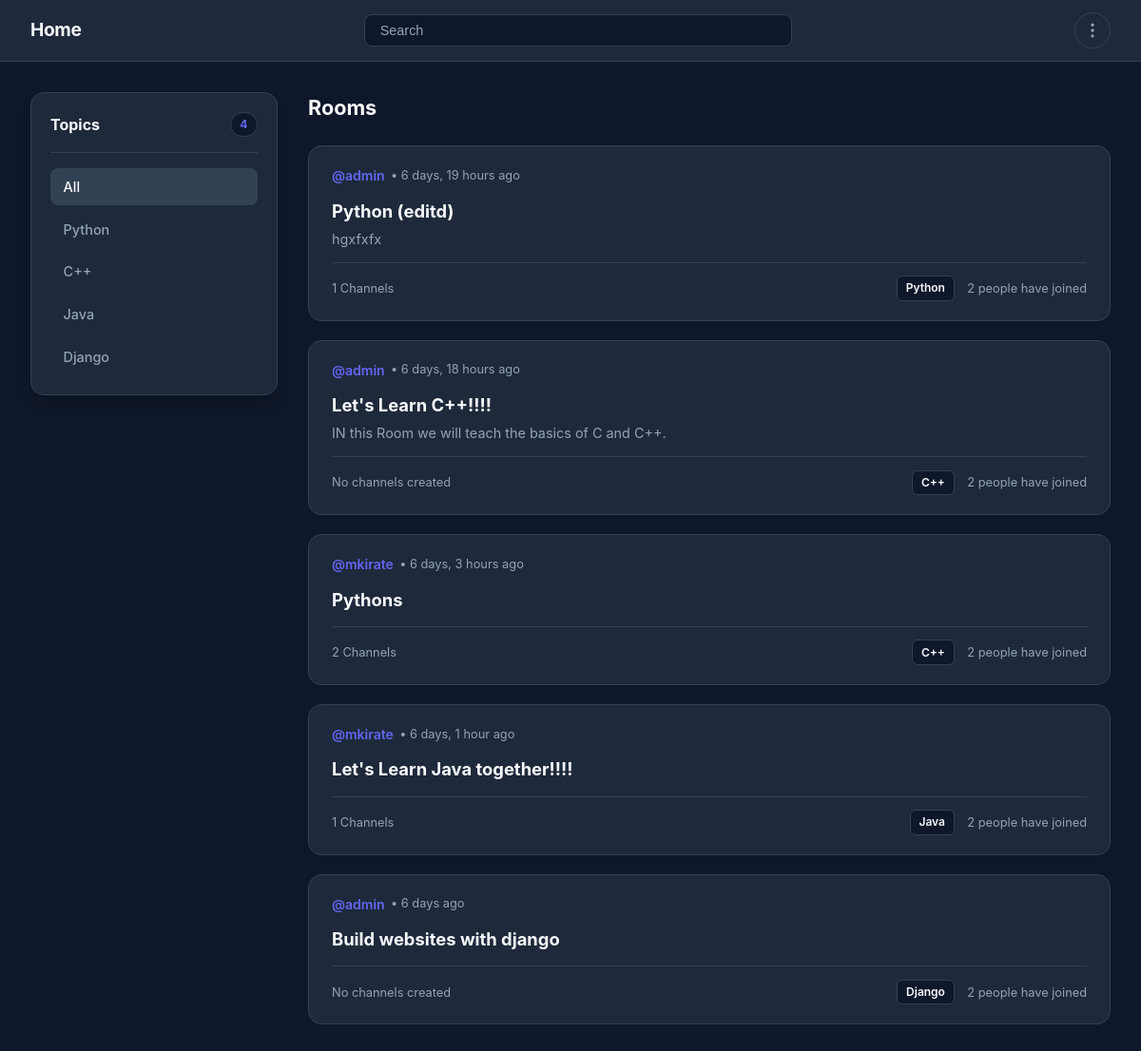
The page / on the database its author committed.
### core/models.py (models this page shows, shortened)
class Topic(models.Model):
    name = models.CharField(max_length=200)

class Room(models.Model):
    topic = models.ForeignKey(Topic, on_delete=models.CASCADE, null=True)
    host = models.ForeignKey(User, on_delete=models.CASCADE, null=True)
    participants = models.ManyToManyField(User, related_name='participants')
    channels = models.ManyToManyField(Channel, related_name='channels',)
    name = models.CharField(max_length=200)
    description = models.TextField(null=True, blank=True)
    created_at = models.DateTimeField(auto_now_add=True)

### accounts/models.py (models this page shows, shortened)
class User(AbstractUser):
    image = models.ImageField(null=True, blank=True)
    email = models.EmailField(unique=True)
    about = models.TextField(null=True, blank=True)

### core/views.py (the view)
# urls.py: path('', views.home_page, name='home'),
def home_page(request):
    query = request.GET.get('query', '')
    topic_id = request.GET.get('topic', '')
    topics = Topic.objects.all()[0:5]
    rooms = Room.objects.filter(Q(name__icontains=query) | Q(description__icontains=query) |
                                Q(topic__name__icontains=query) |
                                Q(host__username__icontains=query))
    if topic_id:
        rooms = Room.objects.filter(topic__id=topic_id)
    context = {'rooms': rooms, 'topics': topics}
    return render(request, 'home.html', context)

### core/templates/home.html (shortened to what this page needs)
{% extends 'main.html' %}
{% load static %}
{% block extra_css %}
<link rel="stylesheet" href="{% static 'core/home.css' %}">
{% endblock %}
{% block content %}
<div class="dashboard-container">
    <aside class="sidebar topics-sidebar">
        <div class="sidebar-header">
            <h3>Topics</h3>
            <span class="badge">{{ topics.all.count }}</span>
        </div>
        <hr class="divider">
        <nav class="topic-list">
            <a href="{% url 'home' %}" class="topic-item {% if not request.GET.topic %}active{% endif %}">All</a>
            {% for topic in topics %}
                <a href="{% url 'home' %}?topic={{ topic.id }}"
                   class="topic-item {% if request.GET.topic == topic.id|stringformat:'s' %}active{% endif %}">
                    {{ topic.name }}
                </a>
            {% endfor %}
        </nav>
    </aside>
    <main class="room-container">
        <div class="feed-header">
            <h2>Rooms</h2>
        </div>
        <div class="room-list">
            {% for room in rooms %}
                <article class="room-card">
                    <header class="room-card-header">
                        <div class="host-info">
                            <a href="{% url 'profile' room.host.id %}" class="host-name">@{{ room.host.username }}</a>
                            <span class="time-ago">• {{ room.created_at|timesince }} ago</span>
                        </div>
                    </header>
                    <div class="room-card-body">
                        <h3 class="room-title">
                            <a href="{% url 'room' room.id %}">{{ room.name }}</a>
                        </h3>
                        {% if room.description %}
                            <p class="room-desc">{{ room.description }}</p>
                        {% endif %}
                    </div>
                    <footer class="room-card-footer">
                        <div class="channel-info">
                            {% if room.channels.exists %}
                                <span>{{ room.channels.count }} Channels</span>
                            {% else %}
                                <span class="text-muted">No channels created</span>
                            {% endif %}
                        </div>
                        <div class="meta-tags">
                            <span class="topic-tag">{{ room.topic.name }}</span>
                            <p>
                                {{ room.participants.count }}
                                {% if room.participants.count == 1 %}
                                    person has joined
                                {% else %}
                                    people have joined
                                {% endif %}
                            </p>
                        </div>
                    </footer>
                </article>
            {% empty %}
                <div class="empty-state">
                    <p>No rooms available right now.</p>
                </div>
            {% endfor %}
        </div>
    </main>
</div>
{% endblock %}

### core/static/core/home.css (style rules this page uses)
:root { --bg-main: #0f172a; --bg-card: #1e293b; --bg-hover: #334155; --accent: #6366f1; --accent-hover: #4f46e5; --accent-glow: rgba(99, 102, 241, 0.35); --danger: #ef4444; --text-main: #f8fafc; --text-muted: #94a3b8; --border-color: #334155; }
.dashboard-container { max-width: 1280px; margin: 2rem auto; padding: 0 2rem; display: grid; grid-template-columns: 260px 1fr; gap: 2rem; align-items: start; box-sizing: border-box; }
.topics-sidebar { background-color: var(--bg-card); border: 1px solid var(--border-color); border-radius: 14px; padding: 1.25rem; box-shadow: 0 10px 15px -3px rgba(0, 0, 0, 0.2); position: sticky; top: 5rem; max-height: calc(100vh - 7rem); overflow-y: auto; box-sizing: border-box; }
.sidebar-header { display: flex; align-items: center; justify-content: space-between; }
.sidebar-header h3 { font-size: 1rem; font-weight: 700; color: var(--text-main); margin: 0; }
.badge { background-color: var(--bg-main); color: var(--accent); font-size: 0.75rem; font-weight: 700; padding: 0.2rem 0.6rem; border-radius: 20px; border: 1px solid var(--border-color); }
.divider { border: 0; border-top: 1px solid var(--border-color); margin: 1rem 0; }
.topic-list { display: flex; flex-direction: column; gap: 0.35rem; }
.topic-item { color: var(--text-muted); text-decoration: none; font-size: 0.9rem; font-weight: 500; padding: 0.55rem 0.85rem; border-radius: 8px; transition: all 0.2s ease; }
.topic-item:hover, .topic-item.active { color: var(--text-main); background-color: var(--bg-hover); }
.room-container { display: flex; flex-direction: column; gap: 1.5rem; min-width: 0; }
.feed-header { display: flex; align-items: center; justify-content: space-between; }
.feed-header h2 { font-size: 1.35rem; font-weight: 700; color: var(--text-main); margin: 0; }
.room-list { display: flex; flex-direction: column; gap: 1.25rem; }
.room-card { background-color: var(--bg-card); border: 1px solid var(--border-color); border-radius: 14px; padding: 1.25rem 1.5rem; display: flex; flex-direction: column; gap: 0.85rem; transition: border-color 0.2s ease; }
.room-card-header { display: flex; align-items: center; justify-content: space-between; }
.host-info { display: flex; align-items: center; gap: 0.4rem; }
.host-name { color: var(--accent); text-decoration: none; font-size: 0.875rem; font-weight: 600; }
.time-ago { color: var(--text-muted); font-size: 0.8rem; }
.room-title { margin: 0; font-size: 1.15rem; }
.room-title a { color: var(--text-main); text-decoration: none; font-weight: 700; }
.room-desc { color: var(--text-muted); font-size: 0.9rem; margin: 0.35rem 0 0 0; line-height: 1.4; }
.room-card-footer { display: flex; align-items: center; justify-content: space-between; padding-top: 0.85rem; border-top: 1px solid var(--border-color); font-size: 0.85rem; }
.channel-info { color: var(--text-muted); font-size: 0.8rem; }
.meta-tags { display: flex; align-items: center; gap: 0.85rem; }
.meta-tags p { margin: 0; color: var(--text-muted); font-size: 0.8rem; }
.topic-tag { background-color: var(--bg-main); color: var(--text-main); font-size: 0.75rem; font-weight: 600; padding: 0.2rem 0.55rem; border-radius: 6px; border: 1px solid var(--border-color); }
* { scrollbar-width: thin; scrollbar-color: var(--border-color) var(--bg-main); }

### templates/main.html (style rules this page uses)
:root { --bg-main: #0f172a; --bg-card: #1e293b; --bg-hover: #334155; --accent: #6366f1; --accent-hover: #4f46e5; --danger: #ef4444; --text-main: #f8fafc; --text-muted: #94a3b8; --border-color: #334155; }
* { box-sizing: border-box; margin: 0; padding: 0; }
body { font-family: -apple-system, BlinkMacSystemFont, "Segoe UI", Roboto, Oxygen, Ubuntu, Cantarell, sans-serif; background-color: var(--bg-main); color: var(--text-main); min-height: 100vh; line-height: 1.5; }

### rows shown on the page
Topic: name "Python"
Topic: name "C++"
Topic: name "Java"
Topic: name "Django"
Room: host.username "admin", created_at "6 days, 19 hours", name "Python (editd)", description "hgxfxfx", channels.count "1", topic.name "Python", participants.count "2", shows "people have joined"
Room: host.username "admin", created_at "6 days, 18 hours", name "Let's Learn C++!!!!", description "IN this Room we will teach the basics of C and C++.", shows "No channels created", topic.name "C++", participants.count "2", shows "people have joined"
Room: host.username "mkirate", created_at "6 days, 3 hours", name "Pythons", channels.count "2", topic.name "C++", participants.count "2", shows "people have joined"
Room: host.username "mkirate", created_at "6 days, 1 hour", name "Let's Learn Java together!!!!", channels.count "1", topic.name "Java", participants.count "2", shows "people have joined"
Room: host.username "admin", created_at "6 days", name "Build websites with django", shows "No channels created", topic.name "Django", participants.count "2", shows "people have joined"

### other values the page prints
{{ topics.all.count }} "4"
